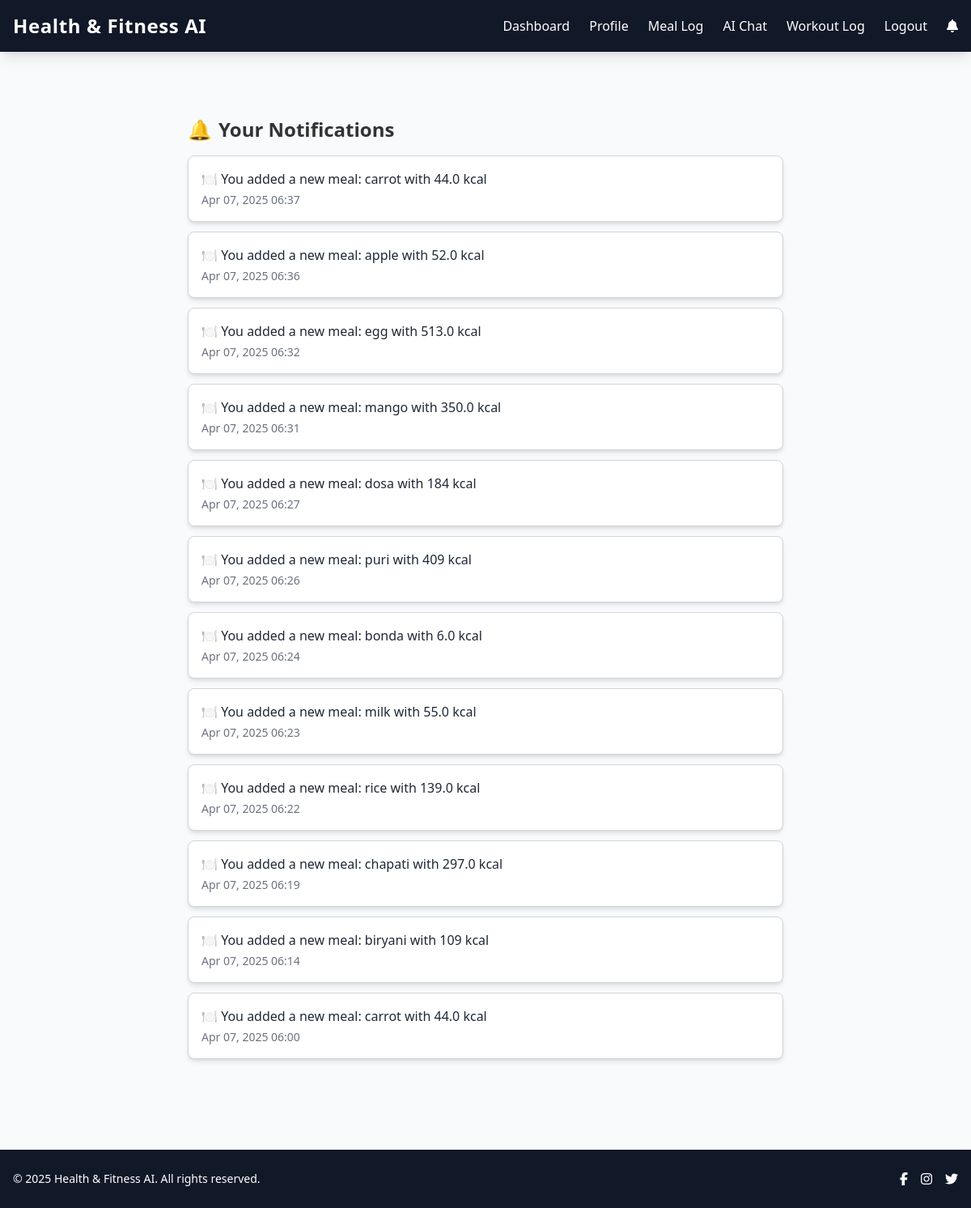
/notifications/ (signed in), run on an earlier commit of the app's database.
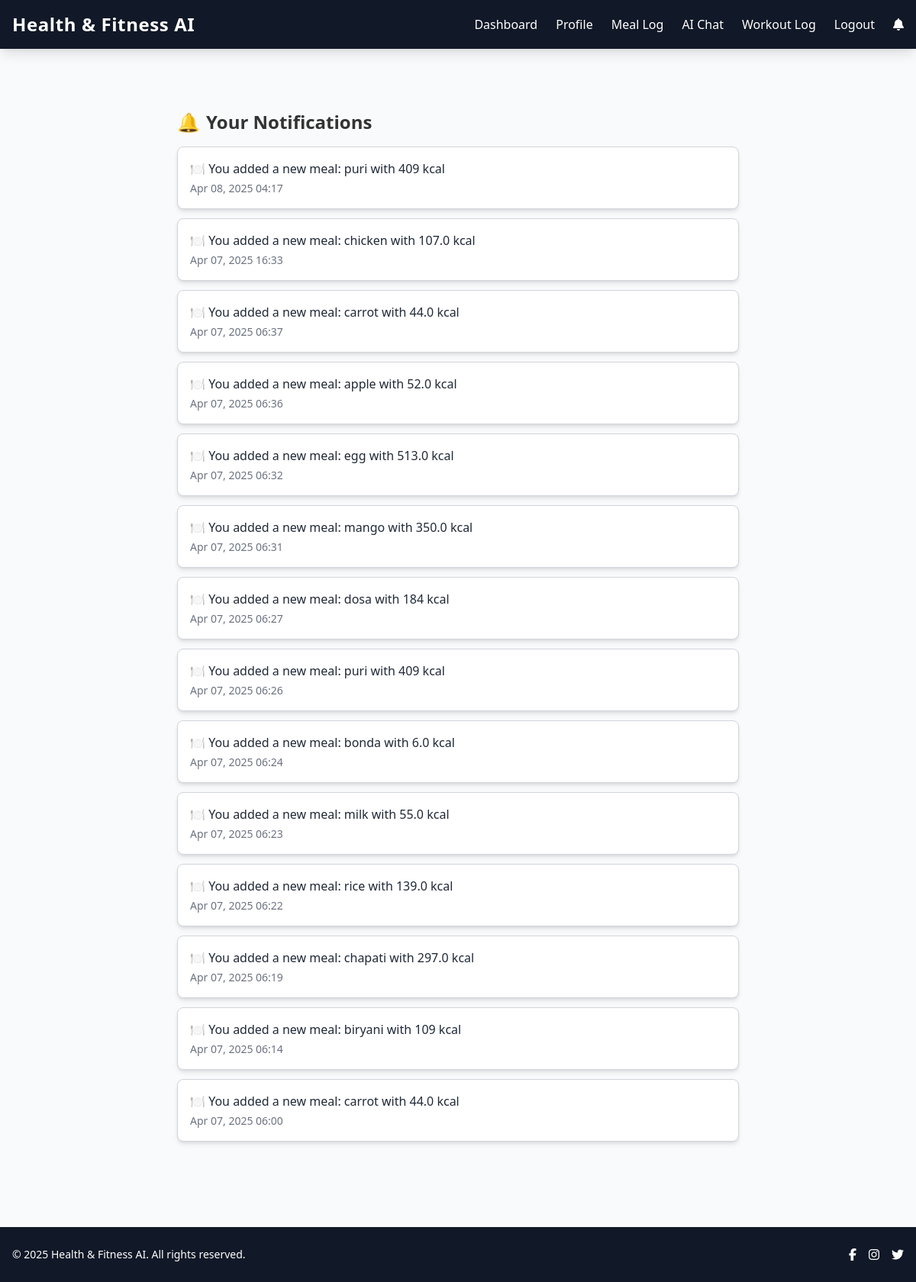
And on a later commit of the database.
### notifications/models.py (models this page shows, shortened)
class Notification(models.Model):
    user = models.ForeignKey(User, on_delete=models.CASCADE)
    message = models.CharField(max_length=255)
    timestamp = models.DateTimeField(auto_now_add=True)
    is_read = models.BooleanField(default=False)

### notifications/views.py (the view)
# urls.py: path('', views.notification_list, name='notification_list'),
@login_required
def notification_list(request):
    notifications = Notification.objects.filter(user=request.user).order_by('-timestamp')
    notifications.filter(is_read=False).update(is_read=True)
    return render(request, 'notifications/notifications.html', {
        'notifications': notifications
    })

### notifications/context_processors.py (called while the page is built)
def notification_status(request):
    if request.user.is_authenticated:
        has_new = Notification.objects.filter(user=request.user, is_read=False).exists()
        return {'has_new_notifications': has_new}
    return {}

### templates/notifications/notifications.html
{% extends 'users/base.html' %}
{% load static %}
{% block content %}
<link rel="stylesheet" href="{% static 'notication.css' %}">
<div class="max-w-3xl mx-auto mt-8 px-4">
  <h2 class="text-2xl font-bold mb-4 flex items-center gap-2">
    <span class="text-yellow-500">🔔</span> Your Notifications
  </h2>
  <ul class="space-y-3">
    {% for notification in notifications %}
      <li class="p-4 rounded-lg shadow-md border transition-all
                 {% if not notification.is_read %}
                   bg-yellow-100 border-yellow-400
                 {% else %}
                   bg-white border-gray-300
                 {% endif %}">
        <p class="text-gray-800">{{ notification.message }}</p>
        <p class="text-sm text-gray-500 mt-1">{{ notification.timestamp|date:"M d, Y H:i" }}</p>
      </li>
    {% empty %}
      <li class="p-4 rounded-lg bg-gray-100 text-gray-600 text-center">
        No notifications yet.
      </li>
    {% endfor %}
  </ul>
</div>
{% endblock %}

### templates/users/base.html (shortened to what this page needs)
<!DOCTYPE html>
<html lang="en">
<head>
  {% load static %}
  <link href="https://cdn.jsdelivr.net/npm/tailwindcss@2.2.19/dist/tailwind.min.css" rel="stylesheet">
  <link rel="stylesheet" href="{% static 'dashboard.css' %}">
  <link rel="stylesheet" href="https://cdnjs.cloudflare.com/ajax/libs/font-awesome/6.5.0/css/all.min.css">
</head>
<body class="bg-gray-50 text-gray-800">
<header class="fixed top-0 w-full z-50 bg-gray-900 text-white shadow-lg transition duration-300 ease-in-out">
  <div class="max-w-7xl mx-auto flex justify-between items-center px-4 py-4">
    <a href="/" class="text-2xl font-bold tracking-wide hover:text-green-400 transition">Health & Fitness AI</a>
    <nav class="hidden md:flex space-x-6 items-center">
      {% if user.is_authenticated %}
        <a href="{% url 'dashboard' %}" class="hover:text-green-400">Dashboard</a>
        <a href="{% url 'profile' %}" class="hover:text-green-400">Profile</a>
        <a href="{% url 'meal_log' %}" class="hover:text-green-400">Meal Log</a>
        <a href="{% url 'ai_chat:chat' %}" class="hover:text-green-400">AI Chat</a>
        <a href="{% url 'workout_list' %}" class="hover:text-green-400">Workout Log</a>
        <a href="{% url 'logout' %}" class="hover:text-red-400">Logout</a>
        <a href="{% url 'notification_list' %}" class="relative notification-bell {% if has_new_notifications %}ring{% endif %}">
          <i class="fas fa-bell"></i>
        </a>
      {% else %}
        <a href="{% url 'home' %}" class="hover:text-green-400">Home</a>
        <a href="{% url 'login' %}" class="hover:text-blue-400">Login</a>
        <a href="{% url 'register' %}" class="hover:text-green-400">Register</a>
      {% endif %}
    </nav>
  </div>
</header>
<main id="main-content" class="container mx-auto px-4 py-28 fade-in">
  {% block content %}{% endblock %}
</main>
<footer class="bg-gray-900 text-white py-6">
  <div class="max-w-7xl mx-auto flex flex-col md:flex-row justify-between items-center px-4">
    <p class="text-sm">&copy; 2025 Health & Fitness AI. All rights reserved.</p>
    <div class="flex space-x-4 mt-3 md:mt-0">
      <a href="#" class="hover:text-blue-400"><i class="fab fa-facebook-f"></i></a>
      <a href="#" class="hover:text-pink-400"><i class="fab fa-instagram"></i></a>
      <a href="#" class="hover:text-sky-400"><i class="fab fa-twitter"></i></a>
    </div>
  </div>
</footer>
</body>
</html>

### static/notication.css (style rules this page uses)
h2 { font-size: 24px; font-weight: bold; color: #333; display: flex; align-items: center; gap: 10px; }

### templates/users/base.html (style rules this page uses)
.fade-in { opacity: 0; transform: translateY(30px); transition: opacity 0.8s ease, transform 0.8s ease; }
.fade-in.show { opacity: 1; transform: translateY(0); }

What changed in the data, as far as the page shows it:
added Notification: message "🍽️ You added a new meal: puri with 409 kcal", timestamp "Apr 08, 2025 04:17"
added Notification: message "🍽️ You added a new meal: chicken with 107.0 kcal", timestamp "Apr 07, 2025 16:33"
